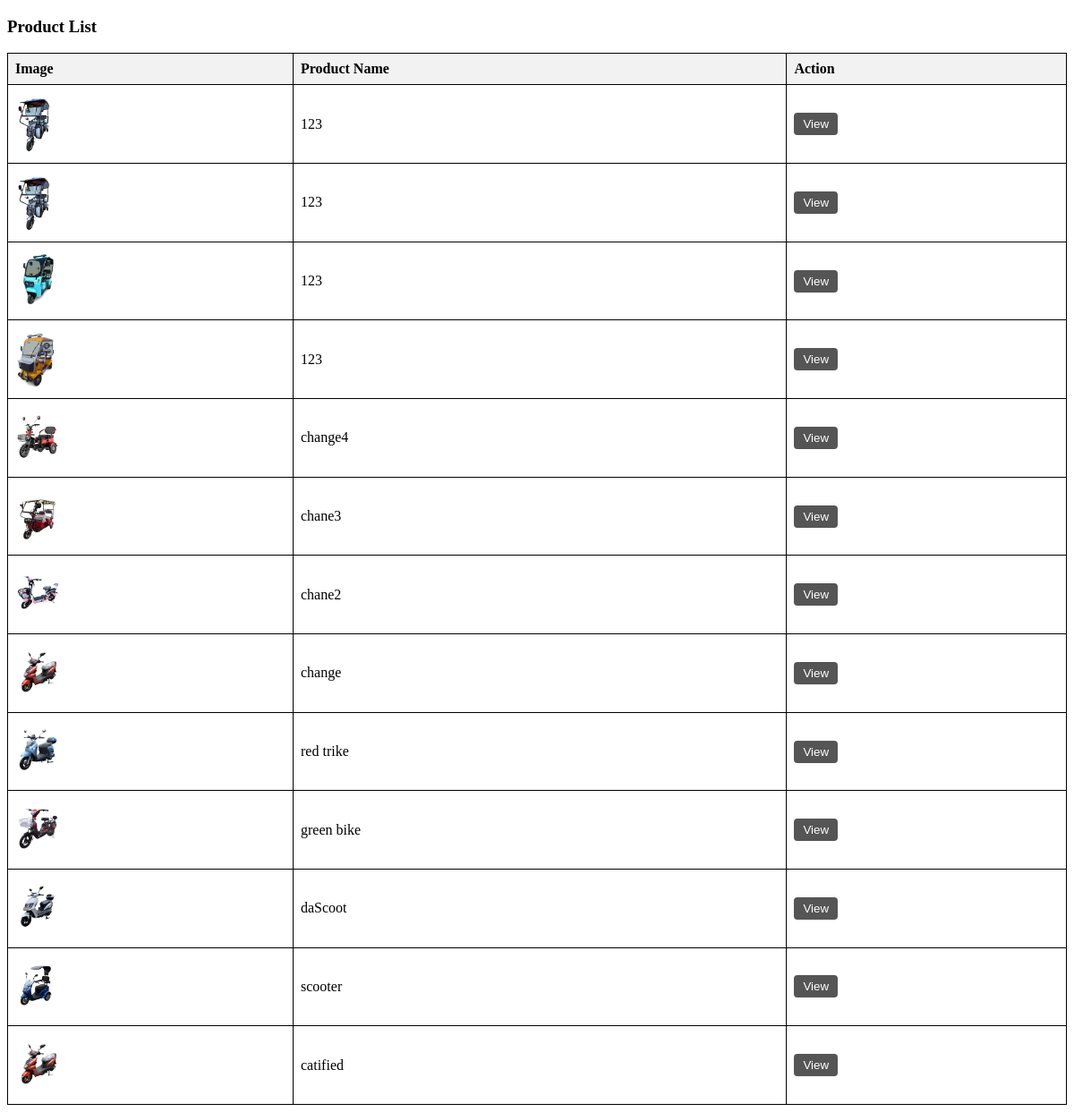
Screenshot of /body/admin/more/manage-product.php with the database file from the repository.
### tables this page shows
CREATE TABLE `products_tb` (
  `id` int(255) NOT NULL,
  `prod_serial_num` int(25) DEFAULT NULL,
  `images` varchar(255) DEFAULT NULL,
  `p_model` text DEFAULT NULL,
  `p_wheels` text DEFAULT NULL,
  `p_motor_power` int(11) DEFAULT NULL,
  `p_battery` text DEFAULT NULL,
  `p_max_speed` int(11) DEFAULT NULL,
  `p_range` int(11) DEFAULT NULL,
  `p_max_load` int(11) DEFAULT NULL,
  `p_charging_time` text DEFAULT NULL,
  `p_variants` text DEFAULT NULL,
  `p_other_features` text DEFAULT NULL,
  `p_price` int(11) DEFAULT NULL,
  `u_availability` varchar(255) DEFAULT NULL
);

### body/admin/more/manage-product.php (the view, shortened to what this page needs)
<!DOCTYPE html>
<html lang="en">
<head>
</head>
<body>
    <h3>Product List</h3>
    <table>
        <thead>
            <tr>
                <th>Image</th>
                <th>Product Name</th>
                <th>Action</th>
            </tr>
        </thead>
        <tbody>
            <?php
                include ("../body/admin/config/upload-product.php");
                $sql = "SELECT * FROM products_tb ORDER BY id DESC";
                $result = mysqli_query($conn, $sql);
                if (mysqli_num_rows($result) > 0) {
                    while ($row = mysqli_fetch_assoc($result)) {
                        ?>
                        <tr>
                            <td>
                                <img src="<?php echo $row['images']; ?>" alt="Product Image" onclick="openModal('<?php echo $row['images']; ?>')">
                            </td>
                            <td><?php echo $row['p_model']; ?></td>
                            <td>
                                <a href="../body/admin/more/edit-product.php?id=<?php echo $row['id']; ?>">
                                    <button class="button">View</button>
                                </a>
                            </td>
                        </tr>
                        <?php
                    }
                } else {
                    ?>
                    <tr>
                        <td colspan="4">No products found.</td>
                    </tr>
                    <?php
                }
            ?>
        </tbody>
    </table>
</body>
</html>

### body/admin/more/manage-product.php (style rules this page uses)
table { width: 100%; border-collapse: collapse; }
th, td { border: 1px solid #000; padding: 8px; text-align: left; }
th { background-color: #f2f2f2; }
img { width: 50px; cursor: pointer; }
.button { background-color: #555; color: white; border: none; padding: 5px 10px; border-radius: 4px; cursor: pointer; }

### rows the page displays
products_tb: images (picture), p_model "123"
products_tb: images (picture), p_model "123"
products_tb: images (picture), p_model "123"
products_tb: images (picture), p_model "123"
products_tb: images (picture), p_model "change4"
products_tb: images (picture), p_model "chane3"
products_tb: images (picture), p_model "chane2"
products_tb: images (picture), p_model "change"
products_tb: images (picture), p_model "red trike"
products_tb: images (picture), p_model "green bike"
products_tb: images (picture), p_model "daScoot"
products_tb: images (picture), p_model "scooter"
products_tb: images (picture), p_model "catified"
